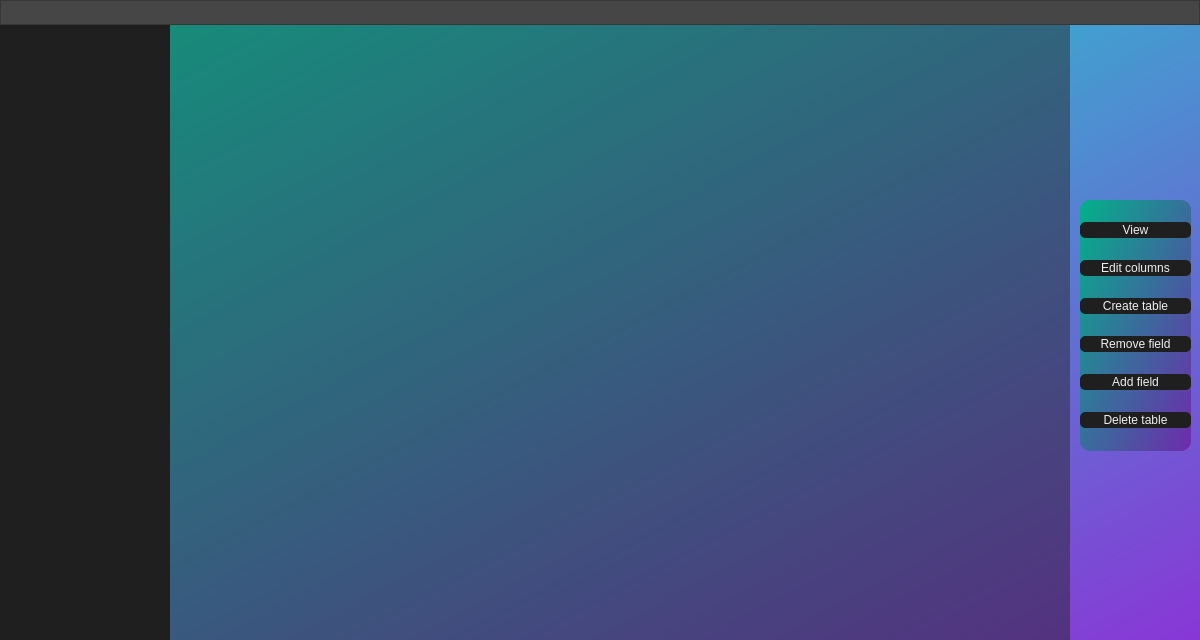
<?xml version="1.0" encoding="UTF-8"?>
<ui version="4.0">
 <class>MainWindowForm</class>
 <widget class="QWidget" name="MainWindowForm">
  <property name="geometry">
   <rect>
    <x>0</x>
    <y>0</y>
    <width>1200</width>
    <height>640</height>
   </rect>
  </property>
  <property name="cursor">
   <cursorShape>ArrowCursor</cursorShape>
  </property>
  <property name="windowTitle">
   <string>Bloody Tables</string>
  </property>
  <property name="styleSheet">
   <string notr="true">QWidget#MainWindowForm
{
	background-color: qlineargradient(spread:pad, x1:0, y1:0, x2:1, y2:1, stop:0 rgba(3, 252, 202, 255), stop:1 rgba(137, 54, 214, 255));
}</string>
  </property>
  <widget class="QListWidget" name="availableTables">
   <property name="enabled">
    <bool>true</bool>
   </property>
   <property name="geometry">
    <rect>
     <x>0</x>
     <y>25</y>
     <width>170</width>
     <height>615</height>
    </rect>
   </property>
   <property name="styleSheet">
    <string notr="true">background-color: rgb(31, 31, 31);
color: rgb(240, 240, 240);
border: 1px solid rgb(31, 31, 31)</string>
   </property>
  </widget>
  <widget class="QFrame" name="toolbar">
   <property name="geometry">
    <rect>
     <x>0</x>
     <y>0</y>
     <width>1200</width>
     <height>25</height>
    </rect>
   </property>
   <property name="sizePolicy">
    <sizepolicy hsizetype="Preferred" vsizetype="Expanding">
     <horstretch>0</horstretch>
     <verstretch>0</verstretch>
    </sizepolicy>
   </property>
   <property name="acceptDrops">
    <bool>false</bool>
   </property>
   <property name="styleSheet">
    <string notr="true">QFrame
{
	background-color: rgb(70, 70, 70);
}
QPushButton:hover
{
	background-color: rgb(104, 104, 104);
}</string>
   </property>
   <property name="frameShape">
    <enum>QFrame::StyledPanel</enum>
   </property>
   <property name="frameShadow">
    <enum>QFrame::Raised</enum>
   </property>
   <widget class="QPushButton" name="closeButton">
    <property name="geometry">
     <rect>
      <x>1178</x>
      <y>3</y>
      <width>19</width>
      <height>19</height>
     </rect>
    </property>
    <property name="styleSheet">
     <string notr="true">QPushButton:hover
{
	border-image: url(:/resources/files/closeHover.png);
    background-repeat: no-repeat;
}</string>
    </property>
    <property name="text">
     <string/>
    </property>
    <property name="icon">
     <iconset resource="../resources/resource.qrc">
      <normaloff>:/resources/files/close.png</normaloff>:/resources/files/close.png</iconset>
    </property>
    <property name="iconSize">
     <size>
      <width>25</width>
      <height>25</height>
     </size>
    </property>
    <property name="flat">
     <bool>true</bool>
    </property>
   </widget>
  </widget>
  <widget class="QFrame" name="frame">
   <property name="geometry">
    <rect>
     <x>1080</x>
     <y>200</y>
     <width>111</width>
     <height>251</height>
    </rect>
   </property>
   <property name="styleSheet">
    <string notr="true">QFrame
{
	background-color: qlineargradient(spread:pad, x1:0, y1:0, x2:1, y2:1, stop:0 rgba(2, 177, 139, 255), stop:1 rgba(110, 43, 172, 255));
	border-radius: 10px
}
QPushButton
{
	border-radius: 5px;
	background-color: rgb(31, 31, 31);
	color: rgb(240, 240, 240);
	border: 1px solid rgb(31, 31, 31);
}
</string>
   </property>
   <property name="frameShape">
    <enum>QFrame::NoFrame</enum>
   </property>
   <property name="frameShadow">
    <enum>QFrame::Raised</enum>
   </property>
   <widget class="QWidget" name="verticalLayoutWidget">
    <property name="geometry">
     <rect>
      <x>0</x>
      <y>0</y>
      <width>111</width>
      <height>251</height>
     </rect>
    </property>
    <layout class="QVBoxLayout" name="verticalLayout">
     <property name="spacing">
      <number>0</number>
     </property>
     <property name="sizeConstraint">
      <enum>QLayout::SetNoConstraint</enum>
     </property>
     <item>
      <widget class="QPushButton" name="viewButton">
       <property name="styleSheet">
        <string notr="true"/>
       </property>
       <property name="text">
        <string>View</string>
       </property>
      </widget>
     </item>
     <item>
      <widget class="QPushButton" name="setColumnsButton">
       <property name="styleSheet">
        <string notr="true"/>
       </property>
       <property name="text">
        <string>Edit columns</string>
       </property>
      </widget>
     </item>
     <item>
      <widget class="QPushButton" name="createTableButton">
       <property name="styleSheet">
        <string notr="true"/>
       </property>
       <property name="text">
        <string>Create table</string>
       </property>
      </widget>
     </item>
     <item>
      <widget class="QPushButton" name="removeFieldButton">
       <property name="styleSheet">
        <string notr="true"/>
       </property>
       <property name="text">
        <string>Remove field</string>
       </property>
      </widget>
     </item>
     <item>
      <widget class="QPushButton" name="addFieldButton">
       <property name="styleSheet">
        <string notr="true"/>
       </property>
       <property name="text">
        <string>Add field</string>
       </property>
      </widget>
     </item>
     <item>
      <widget class="QPushButton" name="deleteTableButton">
       <property name="styleSheet">
        <string notr="true"/>
       </property>
       <property name="text">
        <string>Delete table</string>
       </property>
      </widget>
     </item>
    </layout>
   </widget>
  </widget>
  <widget class="QTableWidget" name="currentTable">
   <property name="geometry">
    <rect>
     <x>170</x>
     <y>25</y>
     <width>900</width>
     <height>615</height>
    </rect>
   </property>
   <property name="styleSheet">
    <string notr="true">background-color: rgba(31, 31, 31, 120);
color: rgb(240, 240, 240);
border-color: transparent</string>
   </property>
   <property name="frameShape">
    <enum>QFrame::NoFrame</enum>
   </property>
  </widget>
 </widget>
 <resources>
  <include location="../resources/resource.qrc"/>
 </resources>
 <connections/>
</ui>
